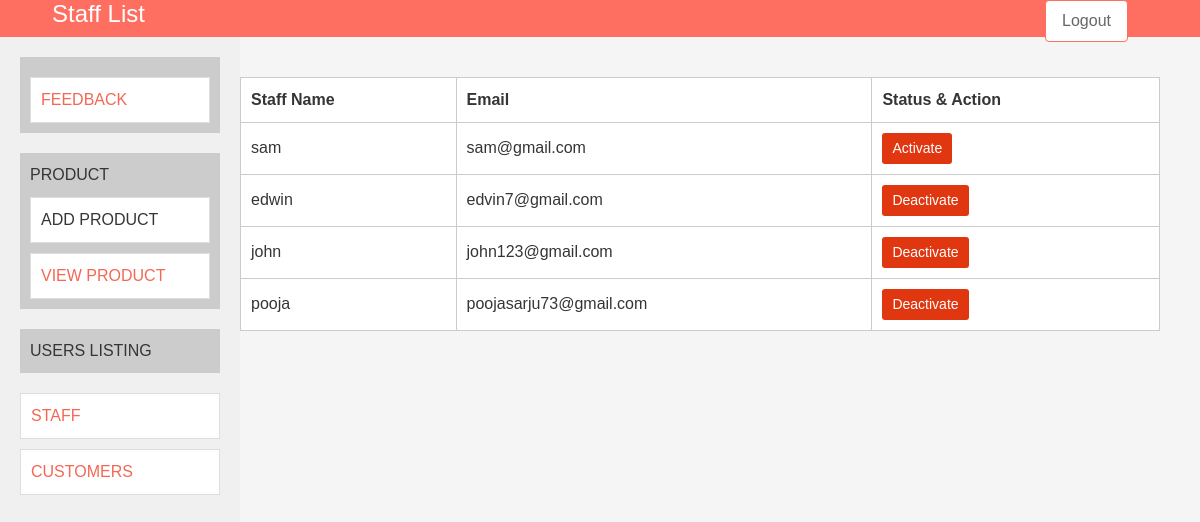
/staff_list/, run on the app's committed database.
### userapp/models.py (models this page shows, shortened)
class CustomUser(AbstractUser):
    ADMIN=1
    STAFF=2
    CUSTOMER=3
    USER_TYPES = (
        (ADMIN, 'Admin'),
        (STAFF, 'Staff'),
        (CUSTOMER, 'Customer'),
    )
    GENDER_CHOICES = (
        ('male', 'Male'),
        ('female', 'Female'),
        ('other', 'Other'),
    )
    user_type = models.PositiveSmallIntegerField(choices=USER_TYPES, default='3')
    username=models.CharField(max_length=50,unique=True)
    email = models.EmailField(max_length=100, unique=True)
    password = models.CharField(max_length=128)
    phone_number = models.CharField(max_length=15, blank=True, null=True)
    address = models.CharField(max_length=255, blank=True, null=True)
    pincode = models.CharField(max_length=10, blank=True, null=True)
    gender = models.CharField(max_length=10, choices=GENDER_CHOICES, blank=True, null=True)
    is_admin = models.BooleanField(default=False)
    is_staff = models.BooleanField(default=False)
    is_active = models.BooleanField(default=True)
    is_superadmin = models.BooleanField(default=False)

### userapp/views.py (the view)
# urls.py: path('staff_list/', views.staff_list, name='staff_list'),
def staff_list(request):
   User = get_user_model()
   staff_members = User.objects.filter(user_type=2)
   context = {'staff_members': staff_members}
   return render(request, 'staff_list.html', context)

### template/staff_list.html (shortened to what this page needs)
{% load static %}
<!DOCTYPE html>
<html lang="en">
<head>
    <link href="https://stackpath.bootstrapcdn.com/bootstrap/4.4.1/css/bootstrap.min.css" rel="stylesheet">
    <link href="https://cdnjs.cloudflare.com/ajax/libs/font-awesome/5.10.0/css/all.min.css" rel="stylesheet">
    <link href="{% static 'lib/slick/slick.css' %}" rel="stylesheet">
    <link href="{% static 'lib/slick/slick-theme.css' %}" rel="stylesheet">
    <link href="{% static 'css/style.css' %}" rel="stylesheet">
</head>
<body>
<div class="nav">
    <div class="container-fluid">
        <nav class="navbar navbar-expand-md bg-dark navbar-dark">
            <h4>Staff List</h4>
            <div class="collapse navbar-collapse justify-content-between" id="navbarCollapse">
                <div class="navbar-nav ml-auto">
                    <a href="" class="nav-item nav-link" style="color: white;"></a>
                    <div class="logout-button-container">
                        <a href="{% url 'logout' %}" class="btn btn-primary">Logout</a>
                    </div>
                </div>
            </div>
        </nav>
    </div>
</div>
<div class="sidebar">
    <div class="sidebar-item">
        <div class="account-box">
            <a href="{% url 'feedback_list' %}" class="content-item">FEEDBACK</a>
        </div>
    </div>
    <div class="sidebar-item">
        PRODUCT
        <div class="account-box">
            <div class="content-item" onclick="loadAddProductForm()">ADD PRODUCT</div>
        </div>
        <div class="account-box">
            <a class="content-item" href="{% url 'viewproduct' %}">VIEW PRODUCT</a>
        </div>
    </div>
    <div class="sidebar-item">USERS LISTING</div>
    <div class="account-box">
        <a class="content-item" href="{% url 'staff_list' %}">STAFF</a>
    </div>
    <div class="account-box">
        <a class="content-item" href="{% url 'customer_list' %}">CUSTOMERS</a>
    </div>
</div>
<div class="content" id="middle-content">
    <table>
        <thead>
            <tr>
                <th>Staff Name</th>
                <th>Email</th>
                <th>Status & Action</th>
            </tr>
        </thead>
        <tbody>
            {% for staff_member in staff_members %}
                <tr>
                    <td>{{ staff_member.username }}</td>
                    <td>{{ staff_member.email }}</td>
                    <td>
                        <form method="post" action="{% url 'change_staff_status' staff_member.id %}">
                            <button type="submit" class="btn btn-sm {% if staff_member.is_active %}btn-danger{% else %}btn-success{% endif %}">
                                {% if staff_member.is_active %}Deactivate{% else %}Activate{% endif %}
                            </button>
                        </form>
                    </td>
                </tr>
            {% endfor %}
        </tbody>
    </table>
</div>
</body>
</html>

### static/css/style.css (style rules this page uses)
body { color: #353535; font-family: 'Open Sans', sans-serif; font-weight: 400; background: #f3f6ff; }
a { color: #FF6F61; }
@media (min-width: 992px) { .container-fluid { padding-right: 60px; padding-left: 60px; } }
.btn { color: #FF6F61; background: #ffffff; border: 1px solid #FF6F61; }
.nav { position: relative; }
@media (min-width: 992px) { .nav .container-fluid { padding-left: 52px; padding-right: 52px; } }
.nav .navbar { height: 100%; padding: 0; }
@media (min-width: 768px) { .nav, .nav .navbar { background: #FF6F61 !important; } }
@media (min-width: 768px) { .nav .navbar-dark a.nav-link { color: #ffffff; font-size: 14px; text-transform: uppercase; } }

### template/staff_list.html (style rules this page uses)
.logout-button-container { position: absolute; top: 0; right: 20px; color: #ccc; }
.logout-button-container a { color: #666; text-decoration: none; padding: 8px 16px; border-radius: 4px; }
.navbar-nav { list-style: none; padding: 0; display: flex; }
.nav-item { margin-right: 10px; }
.nav-link { color: #fff; text-decoration: none; padding: 10px; transition: color 0.3s ease-in-out; }
.sidebar { width: 20%; background-color: #f0f0f0; padding: 20px; position: fixed; height: 100%; overflow: auto; }
body { background-color: #f5f5f5; font-family: Arial, sans-serif; margin: 0; padding: 0; }
.sidebar-item a { color: #F36754; }
.navbar { background-color: #000; color: #fff; padding: 10px; }
.sidebar-item { margin-bottom: 20px; padding: 10px; background-color: #ccc; cursor: pointer; transition: background-color 0.3s ease; }
.account-box { background-color: #fff; border: 1px solid #ddd; padding: 10px; margin-top: 10px; }
.content { margin-left: 20%; padding: 20px; }
table { width: 100%; border-collapse: collapse; margin-top: 20px; background-color: #fff; margin-left: -20px; }
table, th, td { border: 1px solid #ccc; }
th, td { padding: 10px; text-align: left; }
button[type="submit"] { background-color: #e13711; color: #fff; border: none; padding: 5px 10px; cursor: pointer; border-radius: 3px; transition: background-color 0.3s ease; }
.account-box a { color: #F36754; }

### data on the page
CustomUser: username "sam", email "sam@gmail.com", is_active "Activate"
CustomUser: username "edwin", email "edvin7@gmail.com", is_active "Deactivate"
CustomUser: username "john", email "john123@gmail.com", is_active "Deactivate"
CustomUser: username "pooja", email "poojasarju73@gmail.com", is_active "Deactivate"
